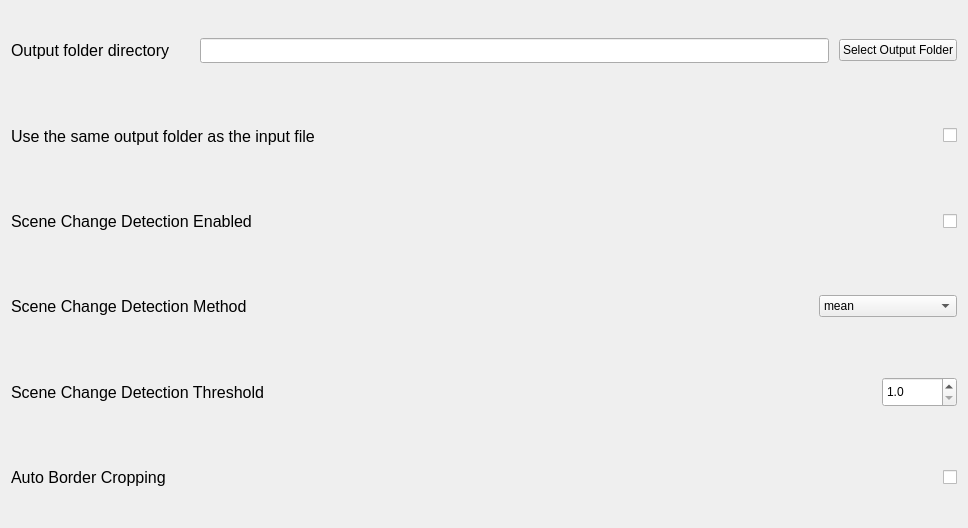
                           <widget class="QWidget" name="scrollAreaWidgetContents_3">
                            <property name="geometry">
                             <rect>
                              <x>0</x>
                              <y>0</y>
                              <width>968</width>
                              <height>528</height>
                             </rect>
                            </property>
                            <layout class="QVBoxLayout" name="verticalLayout_25">
                             <item>
                              <widget class="QWidget" name="outputFileLocationContianer" native="true">
                               <layout class="QHBoxLayout" name="horizontalLayout_19">
                                <property name="spacing">
                                 <number>10</number>
                                </property>
                                <property name="leftMargin">
                                 <number>0</number>
                                </property>
                                <property name="topMargin">
                                 <number>0</number>
                                </property>
                                <property name="rightMargin">
                                 <number>0</number>
                                </property>
                                <property name="bottomMargin">
                                 <number>0</number>
                                </property>
                                <item>
                                 <widget class="QLabel" name="encoderLabel_3">
                                  <property name="font">
                                   <font>
                                    <pointsize>12</pointsize>
                                   </font>
                                  </property>
                                  <property name="text">
                                   <string>Output folder directory</string>
                                  </property>
                                 </widget>
                                </item>
                                <item>
                                 <spacer name="horizontalSpacer_11">
                                  <property name="orientation">
                                   <enum>Qt::Orientation::Horizontal</enum>
                                  </property>
                                  <property name="sizeType">
                                   <enum>QSizePolicy::Policy::Minimum</enum>
                                  </property>
                                  <property name="sizeHint" stdset="0">
                                   <size>
                                    <width>20</width>
                                    <height>20</height>
                                   </size>
                                  </property>
                                 </spacer>
                                </item>
                                <item>
                                 <widget class="QLineEdit" name="output_folder_location">
                                  <property name="minimumSize">
                                   <size>
                                    <width>0</width>
                                    <height>25</height>
                                   </size>
                                  </property>
                                 </widget>
                                </item>
                                <item>
                                 <widget class="QPushButton" name="select_output_folder_location_btn">
                                  <property name="text">
                                   <string>Select Output Folder</string>
                                  </property>
                                 </widget>
                                </item>
                               </layout>
                              </widget>
                             </item>
                             <item>
                              <widget class="QWidget" name="use_same_output_folder_as_input_fileContainer" native="true">
                               <layout class="QHBoxLayout" name="horizontalLayout_61">
                                <property name="spacing">
                                 <number>10</number>
                                </property>
                                <property name="leftMargin">
                                 <number>0</number>
                                </property>
                                <property name="topMargin">
                                 <number>0</number>
                                </property>
                                <property name="rightMargin">
                                 <number>0</number>
                                </property>
                                <property name="bottomMargin">
                                 <number>0</number>
                                </property>
                                <item>
                                 <widget class="QLabel" name="label_26">
                                  <property name="font">
                                   <font>
                                    <pointsize>12</pointsize>
                                   </font>
                                  </property>
                                  <property name="text">
                                   <string>Use the same output folder as the input file</string>
                                  </property>
                                 </widget>
                                </item>
                                <item>
                                 <spacer name="horizontalSpacer_36">
                                  <property name="orientation">
                                   <enum>Qt::Orientation::Horizontal</enum>
                                  </property>
                                  <property name="sizeHint" stdset="0">
                                   <size>
                                    <width>40</width>
                                    <height>20</height>
                                   </size>
                                  </property>
                                 </spacer>
                                </item>
                                <item>
                                 <widget class="QLabel" name="label_27">
                                  <property name="maximumSize">
                                   <size>
                                    <width>25</width>
                                    <height>25</height>
                                   </size>
                                  </property>
                                  <property name="toolTip">
                                   <string>&lt;html&gt;&lt;head/&gt;&lt;body&gt;&lt;p&gt;&lt;span style=&quot; font-weight:700;&quot;&gt;Use the same output folder as the input file:&lt;/span&gt;&lt;/p&gt;&lt;p&gt;- Enabled: The output folder will be the same as the directory where the original input file is located. &lt;/p&gt;&lt;/body&gt;&lt;/html&gt;</string>
                                  </property>
                                  <property name="text">
                                   <string/>
                                  </property>
                                  <property name="pixmap">
                                   <pixmap resource="resources.qrc">:/icons/icons/info.svg</pixmap>
                                  </property>
                                  <property name="scaledContents">
                                   <bool>true</bool>
                                  </property>
                                 </widget>
                                </item>
                                <item>
                                 <widget class="QCheckBox" name="use_same_output_folder_as_input_file_enabled">
                                  <property name="text">
                                   <string/>
                                  </property>
                                 </widget>
                                </item>
                               </layout>
                              </widget>
                             </item>
                             <item>
                              <widget class="QWidget" name="sceneChangeDetectionSettingContainer" native="true">
                               <layout class="QHBoxLayout" name="horizontalLayout_17">
                                <property name="spacing">
                                 <number>10</number>
                                </property>
                                <property name="leftMargin">
                                 <number>0</number>
                                </property>
                                <property name="topMargin">
                                 <number>0</number>
                                </property>
                                <property name="rightMargin">
                                 <number>0</number>
                                </property>
                                <property name="bottomMargin">
                                 <number>0</number>
                                </property>
                                <item>
                                 <widget class="QLabel" name="label_20">
                                  <property name="font">
                                   <font>
                                    <pointsize>12</pointsize>
                                   </font>
                                  </property>
                                  <property name="text">
                                   <string>Scene Change Detection Enabled</string>
                                  </property>
                                 </widget>
                                </item>
                                <item>
                                 <spacer name="horizontalSpacer_3">
                                  <property name="orientation">
                                   <enum>Qt::Orientation::Horizontal</enum>
                                  </property>
                                  <property name="sizeHint" stdset="0">
                                   <size>
                                    <width>40</width>
                                    <height>20</height>
                                   </size>
                                  </property>
                                 </spacer>
                                </item>
                                <item>
                                 <widget class="QLabel" name="label_24">
                                  <property name="maximumSize">
                                   <size>
                                    <width>25</width>
                                    <height>25</height>
                                   </size>
                                  </property>
                                  <property name="toolTip">
                                   <string>&lt;html&gt;&lt;head/&gt;&lt;body&gt;&lt;p&gt;&lt;span style=&quot; font-weight:700;&quot;&gt;Scene Change Detection Enabled:&lt;/span&gt;&lt;/p&gt;&lt;p&gt;- Enabled: Attempts to detect when scenes change in a video. &lt;/p&gt;&lt;p&gt;   When running an interpolation, it will avoide interpolating over these scene changes.&lt;/p&gt;&lt;/body&gt;&lt;/html&gt;</string>
                                  </property>
                                  <property name="text">
                                   <string/>
                                  </property>
                                  <property name="pixmap">
                                   <pixmap resource="resources.qrc">:/icons/icons/info.svg</pixmap>
                                  </property>
                                  <property name="scaledContents">
                                   <bool>true</bool>
                                  </property>
                                 </widget>
                                </item>
                                <item>
                                 <widget class="QCheckBox" name="scene_change_detection_enabled">
                                  <property name="text">
                                   <string/>
                                  </property>
                                 </widget>
                                </item>
                               </layout>
                              </widget>
                             </item>
                             <item>
                              <widget class="QWidget" name="widget_12" native="true">
                               <layout class="QHBoxLayout" name="horizontalLayout_27">
                                <property name="spacing">
                                 <number>10</number>
                                </property>
                                <property name="leftMargin">
                                 <number>0</number>
                                </property>
                                <property name="topMargin">
                                 <number>0</number>
                                </property>
                                <property name="rightMargin">
                                 <number>0</number>
                                </property>
                                <property name="bottomMargin">
                                 <number>0</number>
                                </property>
                                <item>
                                 <widget class="QLabel" name="label_37">
                                  <property name="font">
                                   <font>
                                    <pointsize>12</pointsize>
                                   </font>
                                  </property>
                                  <property name="text">
                                   <string>Scene Change Detection Method</string>
                                  </property>
                                 </widget>
                                </item>
                                <item>
                                 <spacer name="horizontalSpacer_13">
                                  <property name="orientation">
                                   <enum>Qt::Orientation::Horizontal</enum>
                                  </property>
                                  <property name="sizeHint" stdset="0">
                                   <size>
                                    <width>305</width>
                                    <height>20</height>
                                   </size>
                                  </property>
                                 </spacer>
                                </item>
                                <item>
                                 <widget class="QLabel" name="label_38">
                                  <property name="maximumSize">
                                   <size>
                                    <width>25</width>
                                    <height>25</height>
                                   </size>
                                  </property>
                                  <property name="toolTip">
                                   <string>&lt;html&gt;&lt;head/&gt;&lt;body&gt;&lt;p&gt;&lt;span style=&quot; font-weight:700;&quot;&gt;Scene Change Detection Method&lt;/span&gt;&lt;/p&gt;&lt;p&gt;- mean: fastest, least accurate&lt;/p&gt;&lt;p&gt;- mean (segmented): fast, prone to overdetection&lt;/p&gt;&lt;p&gt;- pyscenedetect: slow, accuate &lt;span style=&quot; font-weight:700;&quot;&gt;(Recommended)&lt;/span&gt;&lt;/p&gt;&lt;/body&gt;&lt;/html&gt;</string>
                                  </property>
                                  <property name="text">
                                   <string/>
                                  </property>
                                  <property name="pixmap">
                                   <pixmap resource="resources.qrc">:/icons/icons/info.svg</pixmap>
                                  </property>
                                  <property name="scaledContents">
                                   <bool>true</bool>
                                  </property>
                                 </widget>
                                </item>
                                <item>
                                 <widget class="QComboBox" name="scene_change_detection_method">
                                  <item>
                                   <property name="text">
                                    <string>mean</string>
                                   </property>
                                  </item>
                                  <item>
                                   <property name="text">
                                    <string>mean_segmented</string>
                                   </property>
                                  </item>
                                  <item>
                                   <property name="text">
                                    <string>sudo_scene_detect</string>
                                   </property>
                                  </item>
                                  <item>
                                   <property name="text">
                                    <string>pyscenedetect</string>
                                   </property>
                                  </item>
                                 </widget>
                                </item>
                               </layout>
                              </widget>
                             </item>
                             <item>
                              <widget class="QWidget" name="widget_7" native="true">
                               <layout class="QHBoxLayout" name="horizontalLayout_14">
                                <property name="spacing">
                                 <number>10</number>
                                </property>
                                <property name="leftMargin">
                                 <number>0</number>
                                </property>
                                <property name="topMargin">
                                 <number>0</number>
                                </property>
                                <property name="rightMargin">
                                 <number>0</number>
                                </property>
                                <property name="bottomMargin">
                                 <number>0</number>
                                </property>
                                <item>
                                 <widget class="QLabel" name="label_30">
                                  <property name="font">
                                   <font>
                                    <pointsize>12</pointsize>
                                   </font>
                                  </property>
                                  <property name="text">
                                   <string>Scene Change Detection Threshold</string>
                                  </property>
                                 </widget>
                                </item>
                                <item>
                                 <spacer name="horizontalSpacer_6">
                                  <property name="orientation">
                                   <enum>Qt::Orientation::Horizontal</enum>
                                  </property>
                                  <property name="sizeHint" stdset="0">
                                   <size>
                                    <width>305</width>
                                    <height>20</height>
                                   </size>
                                  </property>
                                 </spacer>
                                </item>
                                <item>
                                 <widget class="QLabel" name="label_31">
                                  <property name="maximumSize">
                                   <size>
                                    <width>25</width>
                                    <height>25</height>
                                   </size>
                                  </property>
                                  <property name="toolTip">
                                   <string>&lt;html&gt;&lt;head/&gt;&lt;body&gt;&lt;p&gt;&lt;span style=&quot; font-weight:700;&quot;&gt;Scene Change Detection Threshold&lt;/span&gt;&lt;/p&gt;&lt;p&gt; - Lower number: &lt;span style=&quot; font-weight:700;&quot;&gt;higher&lt;/span&gt; chance of detecting scene changes, with risk of &lt;span style=&quot; font-weight:700;&quot;&gt;overdetection&lt;/span&gt;.&lt;/p&gt;&lt;p&gt; - Higher number: &lt;span style=&quot; font-weight:700;&quot;&gt;lower &lt;/span&gt;chance of detecting scene changes, with risk of &lt;span style=&quot; font-weight:700;&quot;&gt;underdetection.&lt;/span&gt;&lt;/p&gt;&lt;p&gt;   - &lt;span style=&quot; font-weight:700;&quot;&gt;Recommended: &lt;/span&gt;2-3 for real life, 4 for animation.&lt;/p&gt;&lt;/body&gt;&lt;/html&gt;</string>
                                  </property>
                                  <property name="text">
                                   <string/>
                                  </property>
                                  <property name="pixmap">
                                   <pixmap resource="resources.qrc">:/icons/icons/info.svg</pixmap>
                                  </property>
                                  <property name="scaledContents">
                                   <bool>true</bool>
                                  </property>
                                 </widget>
                                </item>
                                <item>
                                 <widget class="QDoubleSpinBox" name="scene_change_detection_threshold">
                                  <property name="minimumSize">
                                   <size>
                                    <width>75</width>
                                    <height>30</height>
                                   </size>
                                  </property>
                                  <property name="decimals">
                                   <number>1</number>
                                  </property>
                                  <property name="minimum">
                                   <double>1.000000000000000</double>
                                  </property>
                                  <property name="maximum">
                                   <double>10.000000000000000</double>
                                  </property>
                                 </widget>
                                </item>
                               </layout>
                              </widget>
                             </item>
                             <item>
                              <widget class="QWidget" name="widget_9" native="true">
                               <layout class="QHBoxLayout" name="horizontalLayout_25">
                                <property name="spacing">
                                 <number>6</number>
                                </property>
                                <property name="leftMargin">
                                 <number>0</number>
                                </property>
                                <property name="topMargin">
                                 <number>0</number>
                                </property>
                                <property name="rightMargin">
                                 <number>0</number>
                                </property>
                                <property name="bottomMargin">
                                 <number>0</number>
                                </property>
                                <item>
                                 <widget class="QLabel" name="label_48">
                                  <property name="font">
                                   <font>
                                    <pointsize>12</pointsize>
                                   </font>
                                  </property>
                                  <property name="text">
                                   <string>Auto Border Cropping</string>
                                  </property>
                                 </widget>
                                </item>
                                <item>
                                 <spacer name="horizontalSpacer_10">
                                  <property name="orientation">
                                   <enum>Qt::Orientation::Horizontal</enum>
                                  </property>
                                  <property name="sizeHint" stdset="0">
                                   <size>
                                    <width>468</width>
                                    <height>20</height>
                                   </size>
                                  </property>
                                 </spacer>
                                </item>
                                <item>
                                 <widget class="QLabel" name="label_47">
                                  <property name="maximumSize">
                                   <size>
                                    <width>25</width>
                                    <height>25</height>
                                   </size>
                                  </property>
                                  <property name="toolTip">
                                   <string>&lt;html&gt;&lt;head/&gt;&lt;body&gt;&lt;p&gt;&lt;span style=&quot; font-weight:700;&quot;&gt;Audo Border Cropping:&lt;/span&gt;&lt;/p&gt;&lt;p&gt;- Will automatically remove black bars if they are present throughout a video, can increase performance.&lt;/p&gt;&lt;/body&gt;&lt;/html&gt;</string>
                                  </property>
                                  <property name="text">
                                   <string/>
                                  </property>
                                  <property name="pixmap">
                                   <pixmap resource="resources.qrc">:/icons/icons/info.svg</pixmap>
                                  </property>
                                  <property name="scaledContents">
                                   <bool>true</bool>
                                  </property>
                                 </widget>
                                </item>
                                <item>
                                 <widget class="QCheckBox" name="auto_border_cropping">
                                  <property name="text">
                                   <string/>
                                  </property>
                                 </widget>
                                </item>
                               </layout>
                              </widget>
                             </item>
                            </layout>
                           </widget>
